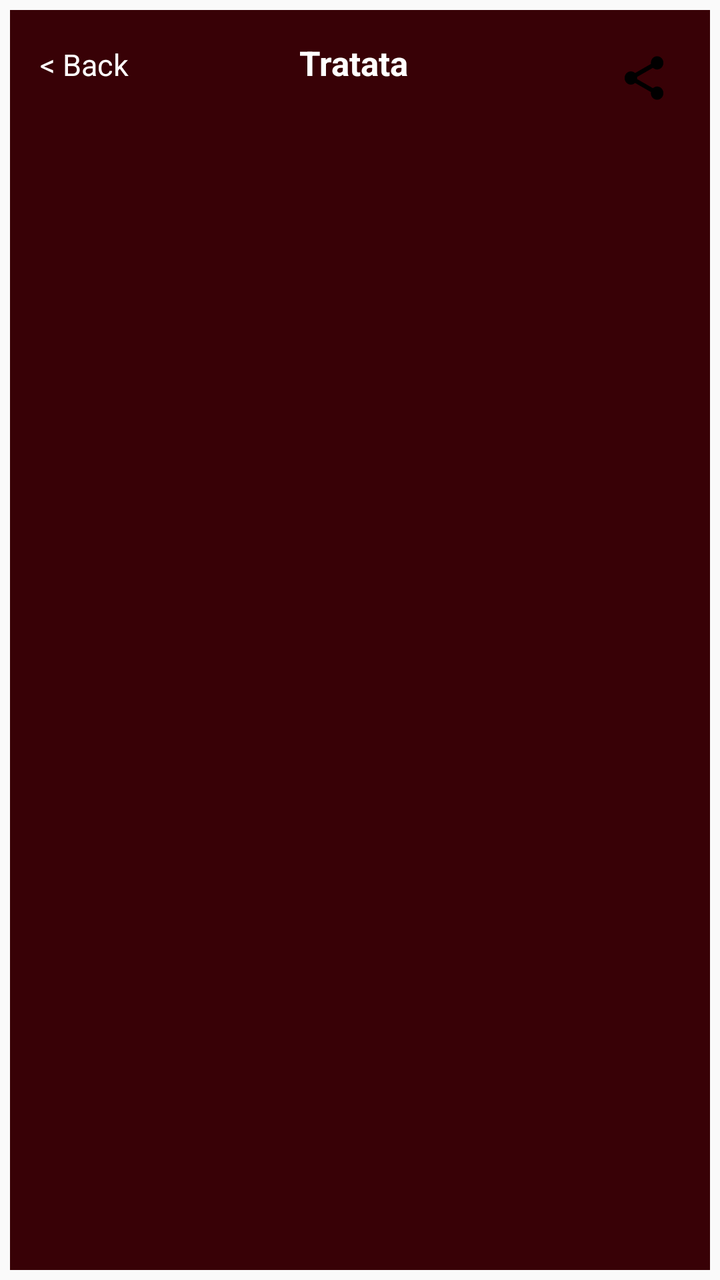
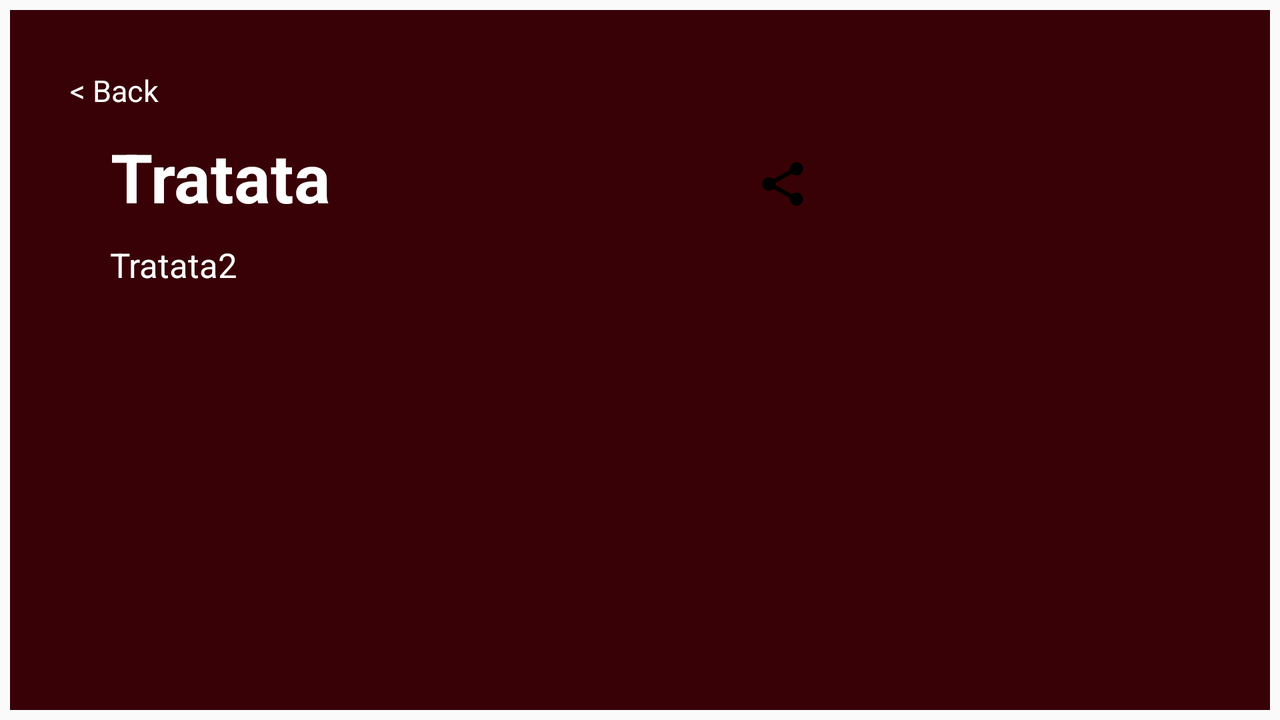

Two renders of one Android screen. The first uses the default layout on a phone; the second uses the alternative layout the repository ships for a different screen configuration, on a matching device. The two XML files are below.
<!-- AndroidManifest.xml: application theme Theme.Cocktails -->
<!-- res/layout/cocktail_details_fragment.xml -->
<?xml version="1.0" encoding="utf-8"?>
<LinearLayout xmlns:android="http://schemas.android.com/apk/res/android"
    xmlns:tools="http://schemas.android.com/tools"
    android:layout_width="match_parent"
    android:layout_height="match_parent"
    android:orientation="vertical"
    android:id="@+id/subMain"
    android:background="#380106"
    android:padding="15dp"
    android:layout_margin="5dp"
    tools:context=".ui.cocktaildetails.CocktailDetailsFragment">

    <LinearLayout
        android:layout_width="match_parent"
        android:layout_height="wrap_content"
        android:orientation="horizontal">
        <TextView
            android:id="@+id/btnBack"
            android:layout_width="wrap_content"
            android:layout_height="wrap_content"
            android:text="&lt; Back"
            android:textColor="#FFFFFF"
            android:textSize="15sp"/>
    <TextView
        android:id="@+id/nameCocktailDetails"
        android:layout_width="0dp"
        android:layout_height="wrap_content"
        android:gravity="center"
        android:layout_weight="3"
        android:textStyle="bold"
        android:layout_marginStart="25dp"
        android:textSize="17sp"
        android:textColor="#FFFFFF"
        android:paddingEnd="40dp"
        tools:text ="Tratata" />
        <ImageButton
            android:id="@+id/share_id"
            android:layout_width="0dp"
            android:layout_weight="0.5"
            android:layout_height="38dp"
            android:layout_gravity="end"
            android:background="@drawable/ic_share"
            android:src="@drawable/ic_share"/>
    </LinearLayout>
    <ImageView
        android:id="@+id/imageCocktailDetails"
        android:layout_width="match_parent"
        android:layout_height="wrap_content"
        android:layout_weight="1"
        android:scaleType="centerCrop"
        android:layout_marginTop="20dp"
        tools:src="@tools:sample/avatars" />

    <TextView
        android:id="@+id/instructionCocktailDetails"
        android:layout_width="match_parent"
        android:layout_height="wrap_content"
        android:layout_weight="1"
        android:textSize="16sp"
        android:textColor="#FFFFFF"
        android:layout_marginTop="20dp"
        android:layout_gravity="center"
         />
</LinearLayout>
<!-- resources referenced by this layout -->
<resources>
  <!-- drawable ic_share (drawable) -->
  <vector xmlns:android="http://schemas.android.com/apk/res/android"
      android:width="700dp"
      android:height="700dp"
      android:viewportWidth="752"
      android:viewportHeight="752">
    <path
        android:fillColor="#FF000000"
        android:pathData="m513.07,460.11c-16.82,0 -31.96,6.53 -43.56,16.91l-166.04,-90.7c0.53,-3.39 1,-6.79 1,-10.32 0,-3.59 -0.47,-6.97 -1,-10.35l166.04,-90.7c11.61,10.41 26.73,16.88 43.56,16.88 36.21,0 65.53,-29.32 65.53,-65.56 0,-36.21 -29.32,-65.53 -65.53,-65.53 -36.23,0 -65.56,29.32 -65.56,65.53 0,3.59 0.47,6.97 1.04,10.38l-166.09,90.63c-11.55,-10.41 -26.68,-16.85 -43.5,-16.85 -36.23,0 -65.58,29.32 -65.58,65.56 0,36.21 29.35,65.53 65.58,65.53 16.82,0 31.96,-6.45 43.5,-16.88l166.07,90.67c-0.56,3.45 -1.04,6.82 -1.04,10.38 0,36.18 29.32,65.56 65.56,65.56 36.21,0 65.53,-29.38 65.53,-65.56 0.02,-36.22 -29.31,-65.57 -65.51,-65.57z"/>
  </vector>
  <style name="Theme.Cocktails" parent="Theme.AppCompat.Light.DarkActionBar">
          
          <item name="colorPrimary">@color/purple_500</item>
          <item name="colorPrimaryDark">@color/purple_700</item>
          <item name="colorAccent">@color/teal_200</item>
          
  
          <item name="android:statusBarColor" tools:targetApi="1">?attr/colorPrimaryVariant</item>
      </style>
</resources>
<!-- res/layout-land/cocktail_details_fragment.xml (the repository's variant of the layout above) -->
<!-- drawn on the phone turned sideways -->
<?xml version="1.0" encoding="utf-8"?>
<androidx.constraintlayout.widget.ConstraintLayout xmlns:android="http://schemas.android.com/apk/res/android"
    xmlns:app="http://schemas.android.com/apk/res-auto"
    xmlns:tools="http://schemas.android.com/tools"
    android:id="@+id/subMain"
    android:layout_width="match_parent"
    android:layout_height="match_parent"
    android:layout_margin="5dp"
    android:background="#380106"
    tools:context=".ui.cocktaildetails.CocktailDetailsFragment">

    <TextView
        android:id="@+id/btnBack"
        android:layout_width="wrap_content"
        android:layout_height="wrap_content"
        android:layout_marginStart="30dp"
        android:layout_marginTop="30dp"
        android:text="&lt; Back"
        android:textColor="#FFFFFF"
        android:textSize="15sp"
        app:layout_constraintStart_toStartOf="parent"
        app:layout_constraintTop_toTopOf="parent" />

    <ImageView
        android:id="@+id/imageCocktailDetails"
        android:layout_width="wrap_content"
        android:layout_height="250dp"
        android:layout_marginTop="20dp"
        app:layout_constraintStart_toStartOf="@+id/btnBack"
        app:layout_constraintTop_toBottomOf="@+id/btnBack"
        tools:src="@tools:sample/avatars" />

    <TextView
        android:id="@+id/instructionCocktailDetails"
        android:layout_width="500dp"
        android:layout_height="wrap_content"
        android:layout_marginStart="20dp"
        android:layout_marginTop="10dp"
        android:textColor="#FFFFFF"
        android:textSize="17sp"
        app:layout_constraintStart_toEndOf="@+id/imageCocktailDetails"
        app:layout_constraintTop_toBottomOf="@+id/nameCocktailDetails"
        tools:text="Tratata2" />

    <TextView
        android:id="@+id/nameCocktailDetails"
        android:layout_width="wrap_content"
        android:layout_height="wrap_content"
        android:layout_marginStart="20dp"
        android:layout_marginTop="-10dp"
        android:gravity="center"
        android:textColor="#FFFFFF"
        android:textSize="34sp"
        android:textStyle="bold"
        app:layout_constraintStart_toEndOf="@+id/imageCocktailDetails"
        app:layout_constraintTop_toTopOf="@+id/imageCocktailDetails"
        tools:text="Tratata" />

    <ImageButton
        android:id="@+id/share_id"
        android:layout_width="38dp"
        android:layout_height="38dp"
        android:layout_gravity="end"
        android:layout_marginTop="68dp"
        android:src="@drawable/ic_share"
        android:background="@drawable/ic_share"
        app:layout_constraintEnd_toEndOf="parent"
        app:layout_constraintHorizontal_bias="0.48"
        app:layout_constraintStart_toEndOf="@+id/nameCocktailDetails"
        app:layout_constraintTop_toTopOf="parent" />
</androidx.constraintlayout.widget.ConstraintLayout>
